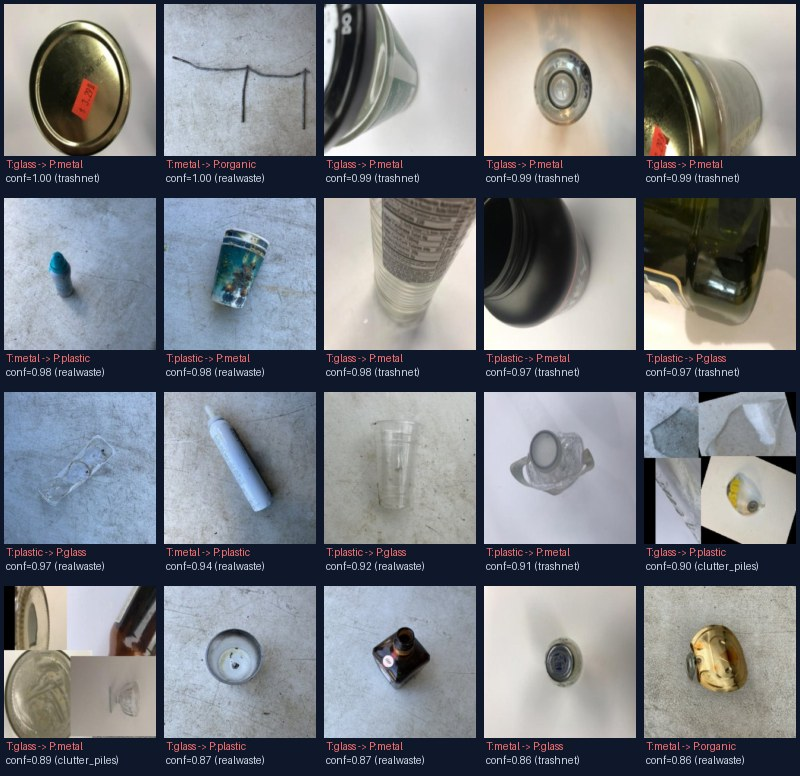
#> input picture artifacts/reports/sample_misclassifications.jpg, 800 x 776 px
$ python -i security.py   (imports and definitions only)
#> lines starting #> are read from the running program, lines starting #| are printed output that depends on the picture
"""Image validation, magic-byte inspection, EXIF stripping, quality diagnostics, and CSV sanitization."""
from dataclasses import dataclass
import hashlib
import io
from pathlib import Path
import re
from typing import List, Optional
import uuid

import numpy as np
from PIL import Image, ImageFilter

from app.config import settings

MAX_DIMENSION = 8192
MIN_RECOMMENDED_SHORTER_SIDE = 224


class ImageValidationError(Exception):
    # [6 lines left out: function __init__, not called in this run]


@dataclass
class ValidatedImage:
    clean_rgb_image: Image.Image
    sanitized_filename: str
    file_sha256: str
    width: int
    height: int
    format_name: str
    quality_warnings: List[str]


# [36 lines left out: functions sanitize_filename, sanitize_csv_cell, _verify_magic_bytes, not called in this run]


def detect_pile_or_multi_item_scene(rgb_image: Image.Image) -> tuple[bool, dict]:
    """
    Measured spatial edge & quadrant-activity detector for multi-item / pile scenes.
    Returns (is_pile, metrics_dict).
    """
    small = rgb_image.convert("RGB").resize((128, 128), Image.Resampling.BILINEAR)
    arr = np.asarray(small, dtype=np.float32)
    r, g, b = arr[:, :, 0], arr[:, :, 1], arr[:, :, 2]
    gray = 0.299 * r + 0.587 * g + 0.114 * b

    gx = np.abs(gray[:, 1:] - gray[:, :-1])
    gy = np.abs(gray[1:, :] - gray[:-1, :])
    edge_map = 0.5 * (gx[:-1, :] + gy[:, :-1])
    edge_density = float(np.mean(edge_map > 18.0))

    h_mid, w_mid = edge_map.shape[0] // 2, edge_map.shape[1] // 2
    q_densities = [
        float(np.mean(edge_map[:h_mid, :w_mid] > 18.0)),
        float(np.mean(edge_map[:h_mid, w_mid:] > 18.0)),
        float(np.mean(edge_map[h_mid:, :w_mid] > 18.0)),
        float(np.mean(edge_map[h_mid:, w_mid:] > 18.0)),
    ]
    min_quadrant_edge = float(min(q_densities))

    bw = 12
    border = np.concatenate(
        [
            arr[:bw, :, :].reshape(-1, 3),
            arr[-bw:, :, :].reshape(-1, 3),
            arr[bw:-bw, :bw, :].reshape(-1, 3),
            arr[bw:-bw, -bw:, :].reshape(-1, 3),
        ],
        axis=0,
    )
    med = np.median(border, axis=0)
    dist = np.linalg.norm(border - med, axis=1)
    border_uniformity = float(np.mean(dist < 28.0))

    b_edges = np.concatenate(
        [
            edge_map[:bw, :].reshape(-1),
            edge_map[-bw:, :].reshape(-1),
            edge_map[:, :bw].reshape(-1),
            edge_map[:, -bw:].reshape(-1),
        ]
    )
    border_edge_density = float(np.mean(b_edges > 18.0))

    is_pile = (
        edge_density >= 0.28
        and min_quadrant_edge >= 0.22
        and border_edge_density >= 0.22
        and border_uniformity < 0.32
    )
    return bool(is_pile), {
        "edge_density": round(edge_density, 4),
        "min_quadrant_edge": round(min_quadrant_edge, 4),
        "border_uniformity": round(border_uniformity, 4),
        "border_edge_density": round(border_edge_density, 4),
    }


def compute_quality_warnings(rgb_image: Image.Image) -> List[str]:
    warnings: List[str] = []
    w, h = rgb_image.size
    shorter = min(w, h)
    if shorter < MIN_RECOMMENDED_SHORTER_SIDE:
        warnings.append(
            f"Image is small ({w}x{h}). Larger photos (>= 224 px on the shorter side) usually give better results."
        )

    gray = np.asarray(rgb_image.convert("L"), dtype=np.float32)
    mean_lum = float(np.mean(gray))
    if mean_lum < 35.0:
        warnings.append(
            f"Image appears underexposed (brightness {mean_lum:.1f}/255). Brighter lighting improves material classification."
        )
    elif mean_lum > 235.0:
        warnings.append(
            f"Image appears overexposed (brightness {mean_lum:.1f}/255). Reduce glare or direct flash."
        )

    edges = rgb_image.convert("L").filter(ImageFilter.FIND_EDGES)
    edge_var = float(np.var(np.asarray(edges, dtype=np.float32)))
    if edge_var < 18.0:
        warnings.append(
            f"Image appears blurry or low-contrast (sharpness score {edge_var:.1f}). Hold the camera steady and focus on the item."
        )

    is_pile, pile_metrics = detect_pile_or_multi_item_scene(rgb_image)
    if is_pile:
        warnings.append(
            "This looks like multiple items or a pile. Photograph one item at a time for the most reliable result."
        )

    # Check if peripheral border has a dominant saturated background around a centered item (not a full-frame pile)
    arr = np.asarray(rgb_image, dtype=np.float32)
    if not is_pile and h >= 32 and w >= 32:
        bw = max(4, min(h, w) // 10)
        border = np.concatenate(
            [
                arr[:bw, :, :].reshape(-1, 3),
                arr[-bw:, :, :].reshape(-1, 3),
                arr[:, :bw, :].reshape(-1, 3),
                arr[:, -bw:, :].reshape(-1, 3),
            ],
            axis=0,
        )
        max_c = np.max(border, axis=1)
        min_c = np.min(border, axis=1)
        sat = np.where(max_c > 1e-3, (max_c - min_c) / np.maximum(max_c, 1.0), 0.0)
        mean_border_sat = float(np.mean(sat))
        if mean_border_sat > 0.36 and pile_metrics["border_uniformity"] >= 0.32:
            warnings.append(
                "Dominant background color/texture detected around the edges. Placing the item on a plain, neutral surface improves accuracy on transparent items."
            )

    return warnings


# [68 lines left out: functions validate_and_sanitize_image, save_sanitized_thumbnail, not called in this run]

>>> from PIL import Image
>>> picture = Image.open('../../../artifacts/reports/sample_misclassifications.jpg')
#> picture is the input picture: PIL image 800x776 RGB; mean R, G, B 121.6, 124.7, 129.9
>>> result = compute_quality_warnings(picture)
#> in compute_quality_warnings, `gray = np.asarray(rgb_image.convert("L"), dtype=np.float32)`:
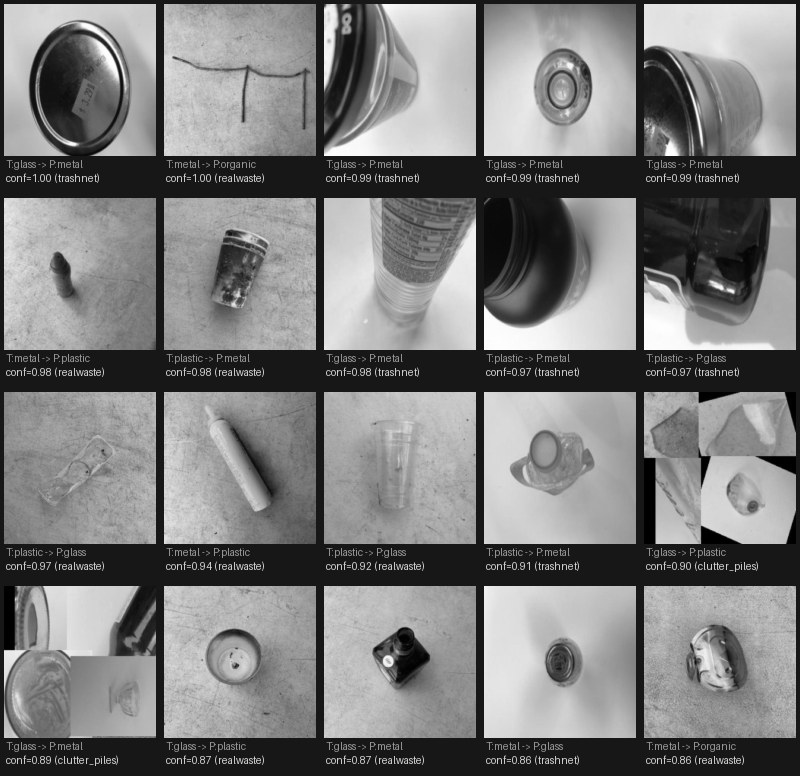
#> gray: shape (776, 800) float32; min 0, max 255, mean 124.4
#> in compute_quality_warnings, `mean_lum = float(np.mean(gray))`: mean_lum = 124.4
#> in compute_quality_warnings, `edges = rgb_image.convert("L").filter(ImageFilter.FIND_EDGES)`:
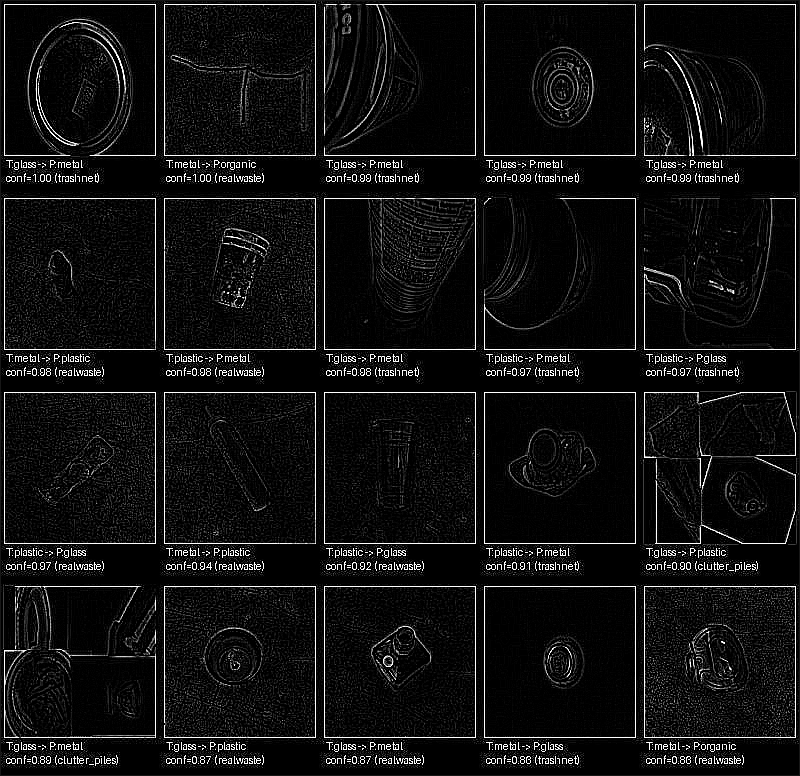
#> edges: PIL image 800x776 L; min 0, max 255, mean 16.8
#> in compute_quality_warnings, `edge_var = float(np.var(np.asarray(edges, dtype=np.float32)))`: edge_var = 2366.6
#> in detect_pile_or_multi_item_scene, `small = rgb_image.convert("RGB").resize((128, 128), Image.Resampling.B..`:
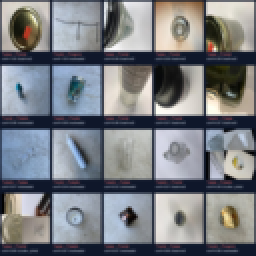
#> small: PIL image 128x128 RGB (shown 2 times larger); mean R, G, B 121.8, 124.8, 130
#> in detect_pile_or_multi_item_scene, `r, g, b = arr[:, :, 0], arr[:, :, 1], arr[:, :, 2]`:
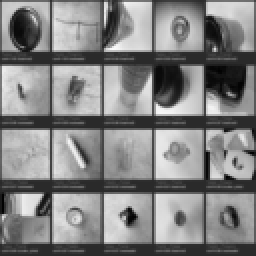
#> b: shape (128, 128) float32 (shown 2 times larger); min 0, max 251, mean 130
#> in detect_pile_or_multi_item_scene, `gx = np.abs(gray[:, 1:] - gray[:, :-1])`:
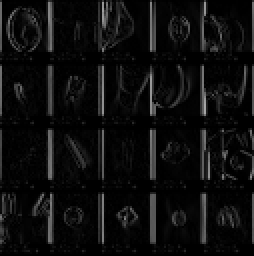
#> gx: shape (128, 127) float32 (shown 2 times larger); min 0, max 166.9, mean 14.1
#> in detect_pile_or_multi_item_scene, `gy = np.abs(gray[1:, :] - gray[:-1, :])`:
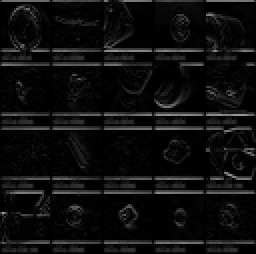
#> gy: shape (127, 128) float32 (shown 2 times larger); min 0, max 158.1, mean 15
#> in detect_pile_or_multi_item_scene, `edge_map = 0.5 * (gx[:-1, :] + gy[:, :-1])`:
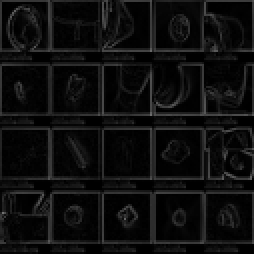
#> edge_map: shape (127, 127) float32 (shown 2 times larger); min 0, max 113.4, mean 14.7
#> in detect_pile_or_multi_item_scene, `edge_density = float(np.mean(edge_map > 18.0))`: edge_density = 0.3
#> in detect_pile_or_multi_item_scene, `q_densities = [ float(np.mean(edge_map[:h_mid, :w_mid] > 18.0)), float..`: q_densities = [0.325, 0.293, 0.282, 0.302]
#> in detect_pile_or_multi_item_scene, `min_quadrant_edge = float(min(q_densities))`: min_quadrant_edge = 0.282
#> in detect_pile_or_multi_item_scene, `med = np.median(border, axis=0)`: med = [134, 139, 134]
#> in detect_pile_or_multi_item_scene, `dist = np.linalg.norm(border - med, axis=1)`: dist = 5568 values, max 232.7 at index 4141, min 3 at index 5072, mean 100.1
#> in detect_pile_or_multi_item_scene, `border_uniformity = float(np.mean(dist < 28.0))`: border_uniformity = 0.107
#> in detect_pile_or_multi_item_scene, `b_edges = np.concatenate( [ edge_map[:bw, :].reshape(-1), edge_map[-bw..`: b_edges = 6096 values, max 113.4 at index 4321, min 0 at index 2563, mean 14.98
#> in detect_pile_or_multi_item_scene, `border_edge_density = float(np.mean(b_edges > 18.0))`: border_edge_density = 0.305
#> in detect_pile_or_multi_item_scene, `is_pile = ( edge_density >= 0.28 and min_quadrant_edge >= 0.22 and bor..`: is_pile = True
#> in compute_quality_warnings, `is_pile, pile_metrics = detect_pile_or_multi_item_scene(rgb_image)`: pile_metrics = {'edge_density': 0.3, 'min_quadrant_edge': 0.282, 'border_uniformity': 0.107, 'border_edge_density': 0.305}
#> result = 1 item

$ run again, on artifacts/reports/contact_sheet_glass.jpg
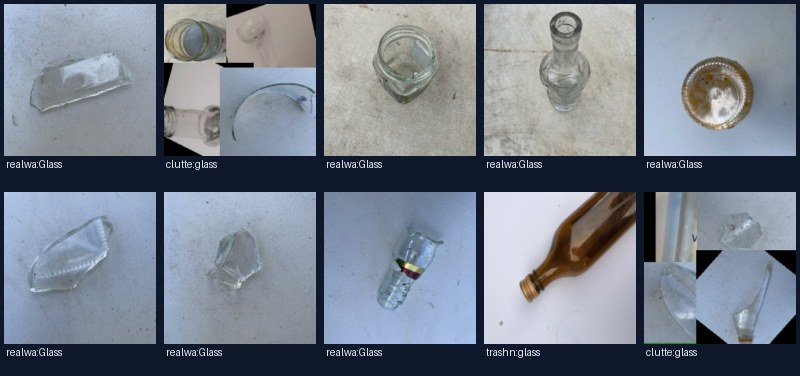
#> input picture artifacts/reports/contact_sheet_glass.jpg, 800 x 376 px
#> picture is the input picture: PIL image 800x376 RGB; mean R, G, B 120.1, 127.8, 139.8
#> mean_lum = 126.9
#> in compute_quality_warnings, `edges = rgb_image.convert("L").filter(ImageFilter.FIND_EDGES)`:
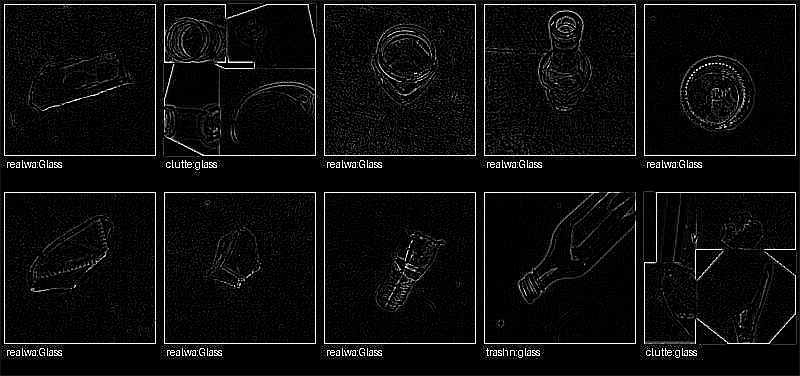
#> edges: PIL image 800x376 L; min 0, max 255, mean 13.2
#> edge_var = 1823.6
#> in detect_pile_or_multi_item_scene, `edge_map = 0.5 * (gx[:-1, :] + gy[:, :-1])`:
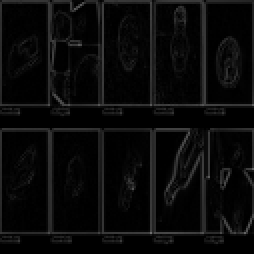
#> edge_map: shape (127, 127) float32 (shown 2 times larger); min 0, max 113, mean 10.2
#> edge_density = 0.19
#> q_densities = [0.183, 0.201, 0.154, 0.221]
#> min_quadrant_edge = 0.154
#> med = [127, 137, 146]
#> dist = 5568 values, max 235.9 at index 5530, min 1 at index 4482, mean 96.23
#> border_uniformity = 0.193
#> b_edges = 6096 values, max 113 at index 1726, min 0 at index 1200, mean 10.41
#> border_edge_density = 0.2
#> in detect_pile_or_multi_item_scene, `is_pile = ( edge_density >= 0.28 and min_quadrant_edge >= 0.22 and bor..`: is_pile = False
#> in compute_quality_warnings, `is_pile, pile_metrics = detect_pile_or_multi_item_scene(rgb_image)`: pile_metrics = {'edge_density': 0.19, 'min_quadrant_edge': 0.153, 'border_uniformity': 0.193, 'border_edge_density': 0.2}
#> mean_border_sat = 0.366
#> result = []

$ run again, on artifacts/reports/contact_sheet_metal.jpg
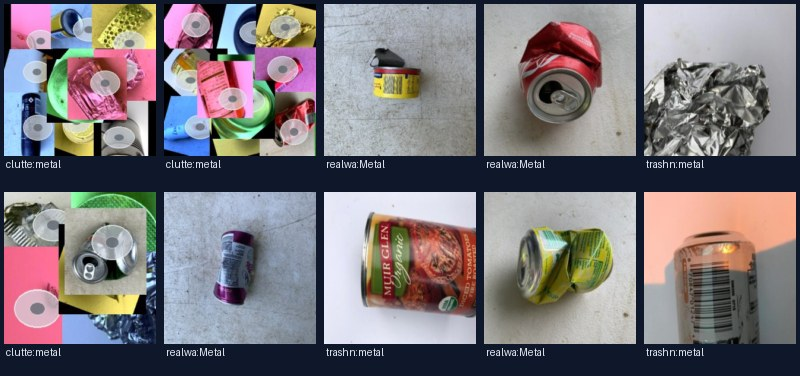
#> input picture artifacts/reports/contact_sheet_metal.jpg, 800 x 376 px
#> picture is the input picture: PIL image 800x376 RGB; mean R, G, B 124.3, 119, 123.4
#> mean_lum = 121.1
#> in compute_quality_warnings, `edges = rgb_image.convert("L").filter(ImageFilter.FIND_EDGES)`:
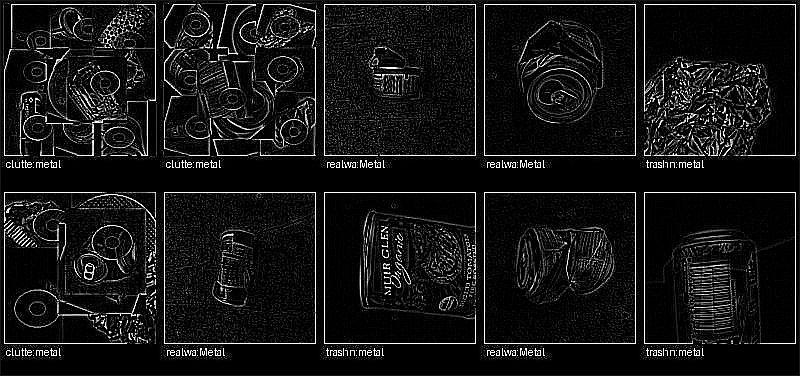
#> edges: PIL image 800x376 L; min 0, max 255, mean 20.9
#> edge_var = 2760.7
#> in detect_pile_or_multi_item_scene, `edge_map = 0.5 * (gx[:-1, :] + gy[:, :-1])`:
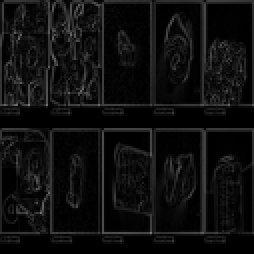
#> edge_map: shape (127, 127) float32 (shown 2 times larger); min 0, max 128.3, mean 15.2
#> edge_density = 0.311
#> q_densities = [0.418, 0.294, 0.279, 0.255]
#> min_quadrant_edge = 0.255
#> med = [112, 107, 107]
#> dist = 5568 values, max 214.5 at index 412, min 3.16 at index 3922, mean 112.1
#> border_uniformity = 0.0555
#> b_edges = 6096 values, max 120.8 at index 1726, min 0 at index 2043, mean 14.54
#> border_edge_density = 0.301
#> in detect_pile_or_multi_item_scene, `is_pile = ( edge_density >= 0.28 and min_quadrant_edge >= 0.22 and bor..`: is_pile = True
#> in compute_quality_warnings, `is_pile, pile_metrics = detect_pile_or_multi_item_scene(rgb_image)`: pile_metrics = {'edge_density': 0.311, 'min_quadrant_edge': 0.255, 'border_uniformity': 0.0555, 'border_edge_density': 0.301}
#> result = 1 item

$ run again, on artifacts/reports/contact_sheet_organic.jpg
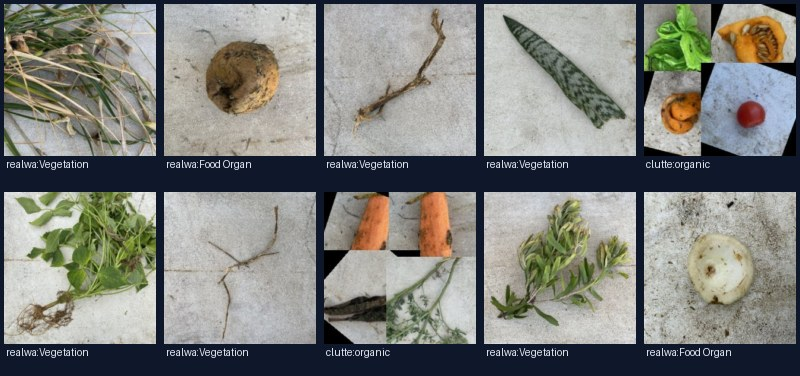
#> input picture artifacts/reports/contact_sheet_organic.jpg, 800 x 376 px
#> picture is the input picture: PIL image 800x376 RGB; mean R, G, B 128.5, 129.8, 124.6
#> mean_lum = 128.9
#> edge_var = 2657.3
#> in detect_pile_or_multi_item_scene, `edge_map = 0.5 * (gx[:-1, :] + gy[:, :-1])`:
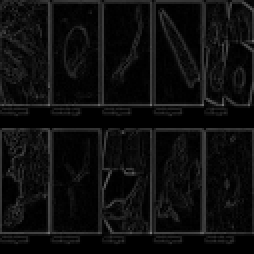
#> edge_map: shape (127, 127) float32 (shown 2 times larger); min 0, max 125.1, mean 14.4
#> edge_density = 0.281
#> q_densities = [0.293, 0.293, 0.281, 0.258]
#> min_quadrant_edge = 0.258
#> med = [121, 120, 105]
#> dist = 5568 values, max 200.6 at index 3837, min 1.41 at index 5436, mean 104.9
#> border_uniformity = 0.09
#> b_edges = 6096 values, max 125.1 at index 1726, min 0 at index 2076, mean 15.26
#> border_edge_density = 0.309
#> in detect_pile_or_multi_item_scene, `is_pile = ( edge_density >= 0.28 and min_quadrant_edge >= 0.22 and bor..`: is_pile = True
#> in compute_quality_warnings, `is_pile, pile_metrics = detect_pile_or_multi_item_scene(rgb_image)`: pile_metrics = {'edge_density': 0.281, 'min_quadrant_edge': 0.258, 'border_uniformity': 0.09, 'border_edge_density': 0.309}
#> result = 1 item
